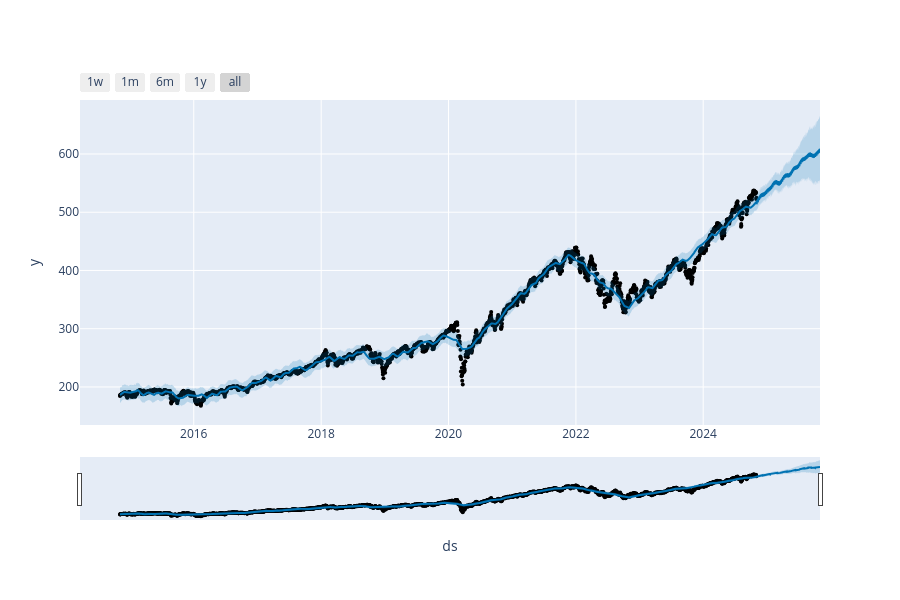

Notebook code cell kept with this figure:
### Code cell
from prophet.plot import plot_plotly
import plotly.graph_objs as go
print(go)

plot_plotly(m, forecast)

### Figure 1 — Plotly figure (JSON) as saved in the notebook; plotly's stock layout.template omitted (floating-point values rounded to 4 significant figures; data arrays with more than 128 entries replaced by an {"elided": "..."} marker saying what was removed)
{"data": [{"marker": {"color": "black", "size": 4}, "mode": "markers", "name": "Actual", "type": "scatter", "x": {"elided": "2516 str values"}, "y": {"elided": "2516 float values"}}, {"hoverinfo": "skip", "line": {"width": 0}, "mode": "lines", "type": "scatter", "x": {"elided": "2881 str values"}, "y": {"elided": "2881 float values"}}, {"fill": "tonexty", "fillcolor": "rgba(0, 114, 178, 0.2)", "line": {"color": "#0072B2", "width": 2}, "mode": "lines", "name": "Predicted", "type": "scatter", "x": {"elided": "2881 str values"}, "y": {"elided": "2881 float values"}}, {"fill": "tonexty", "fillcolor": "rgba(0, 114, 178, 0.2)", "hoverinfo": "skip", "line": {"width": 0}, "mode": "lines", "type": "scatter", "x": {"elided": "2881 str values"}, "y": {"elided": "2881 float values"}}], "layout": {"height": 600, "showlegend": false, "width": 900, "xaxis": {"rangeselector": {"buttons": [{"count": 7, "label": "1w", "step": "day", "stepmode": "backward"}, {"count": 1, "label": "1m", "step": "month", "stepmode": "backward"}, {"count": 6, "label": "6m", "step": "month", "stepmode": "backward"}, {"count": 1, "label": "1y", "step": "year", "stepmode": "backward"}, {"step": "all"}]}, "rangeslider": {"visible": true}, "title": {"text": "ds"}, "type": "date"}, "yaxis": {"title": {"text": "y"}}}}
